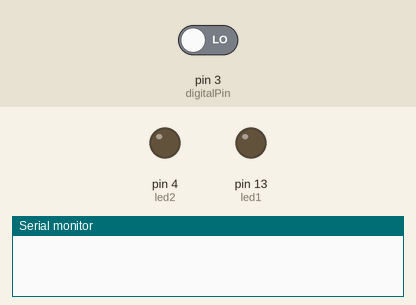
Simulated run of this sketch. Board: Arduino Uno, built with avr-gcc and run on an emulated ATmega328P. Parts: output pins drawn as LEDs (lit = HIGH), the last lines printed to the serial monitor. The test bench sets the inputs (shaded band); at power-on: pin 3 (digitalPin) LOW.

Above: at 1.2 s.
1.3 s: pin 3 (digitalPin) driven HIGH
At 2.1 s:
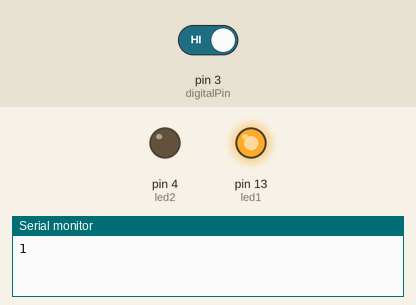
2.8 s: pin 3 (digitalPin) driven LOW
At 3.3 s:
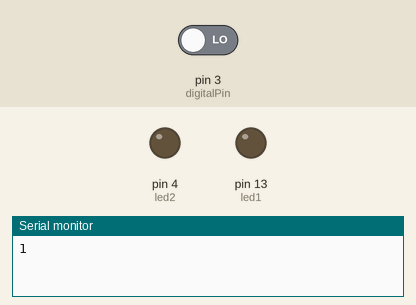
Timing chart, 0 to 5.8 s (numbered marks = the images above; inputs shaded):
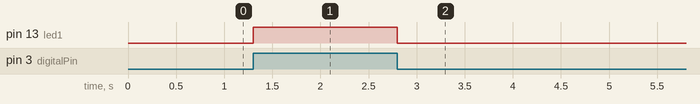

Measured:
- after the input at 1.3 s, pin 13 (led1): LOW → HIGH at once
- after the input at 2.8 s, pin 13 (led1): HIGH → LOW at once

The sketch:

magnetic_sensor.ino
```cpp
//
// Mambaca sensor magnet digital
//
int led1 = 13 ;// define LED Interface
int digitalPin = 3; // define the Reed sensor interfaces
int pinValue;// define numeric variables val
int count=0;//value jumlah berapa kali sensor mendeteksi magnet
int led2 = 4;//led indikator saat sudah berapa kali
boolean isOneRound = false;
void setup ()
{
  Serial.begin(9600);  // open the serial port at 9600 bps:
  pinMode(led1, OUTPUT) ;// define LED as output interface
  pinMode(digitalPin, INPUT) ;// output interface as defined Reed sensor
  pinMode(led2, OUTPUT);
}
void loop ()
{
  pinValue = digitalRead (digitalPin) ;// digital interface akan dimasukkan pada pin #3
  if (pinValue == HIGH) // ketika sensor magnet mendeteksi magnet
  {
    digitalWrite (led1, HIGH);
    if(isOneRound == false){
      digitalWrite (led2, LOW);
      count++;
      Serial.println(count);
      isOneRound = true;
      if(count == 10){
        digitalWrite (led2, HIGH);
        count = 0;
      }
    }
  }
  else
  {
    digitalWrite (led1, LOW);
    isOneRound = false;
  }
}
```
